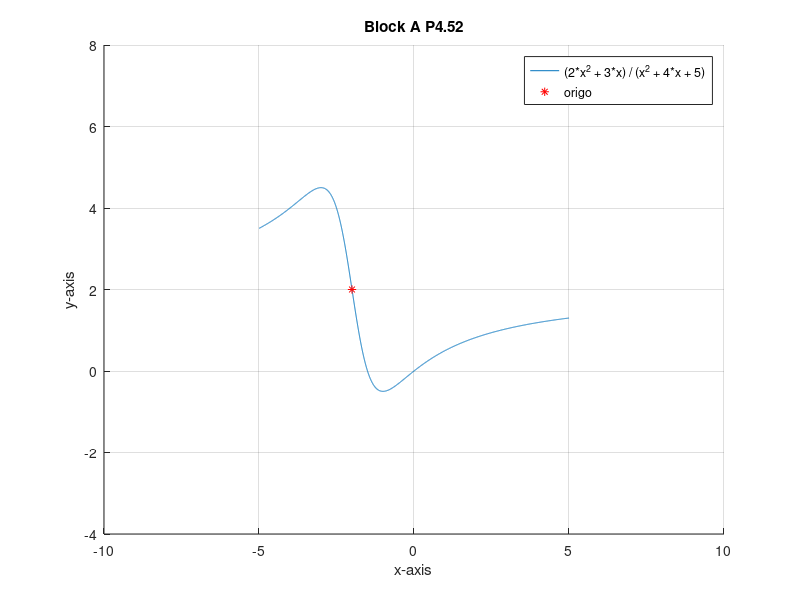

Recreate this plot in MATLAB.
% plot function
f = @(x) (2*x^2 + 3*x) / (x^2 + 4*x + 5);
hold on
fplot(f)
plot(-2, f(-2), 'r*') % origin
hold off

% style plot
grid on
axis([-10 10 -4 8])
legend("(2*x^2 + 3*x) / (x^2 + 4*x + 5)", "origo");
title("Block A P4.52")
xlabel("x-axis")
ylabel("y-axis")
